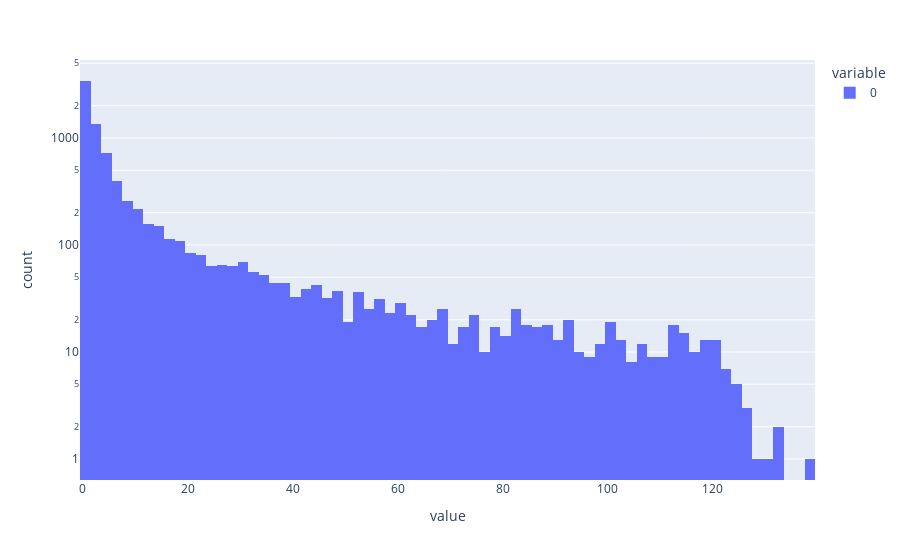

Notebook code for this chart:
### Markdown cell above
Seems to work alright: positive CND correlation probably driven by relativley low clustering overall, consistent with their findings for small number of nodes.

### Code cell
px.histogram(degree_list, log_y=True, nbins=100)

### Figure 1 — Plotly figure (JSON) as saved in the notebook; plotly's stock layout.template omitted (floating-point values rounded to 4 significant figures; data arrays with more than 128 entries replaced by an {"elided": "..."} marker saying what was removed)
{"data": [{"alignmentgroup": "True", "bingroup": "x", "hovertemplate": "variable=0<br>value=%{x}<br>count=%{y}<extra></extra>", "legendgroup": "0", "marker": {"color": "#636efa", "pattern": {"shape": ""}}, "name": "0", "nbinsx": 100, "offsetgroup": "0", "orientation": "v", "showlegend": true, "type": "histogram", "x": {"elided": "8339 int values"}, "xaxis": "x", "yaxis": "y"}], "layout": {"barmode": "relative", "legend": {"title": {"text": "variable"}, "tracegroupgap": 0}, "margin": {"t": 60}, "xaxis": {"anchor": "y", "domain": [0, 1], "title": {"text": "value"}}, "yaxis": {"anchor": "x", "domain": [0, 1], "title": {"text": "count"}, "type": "log"}}}
